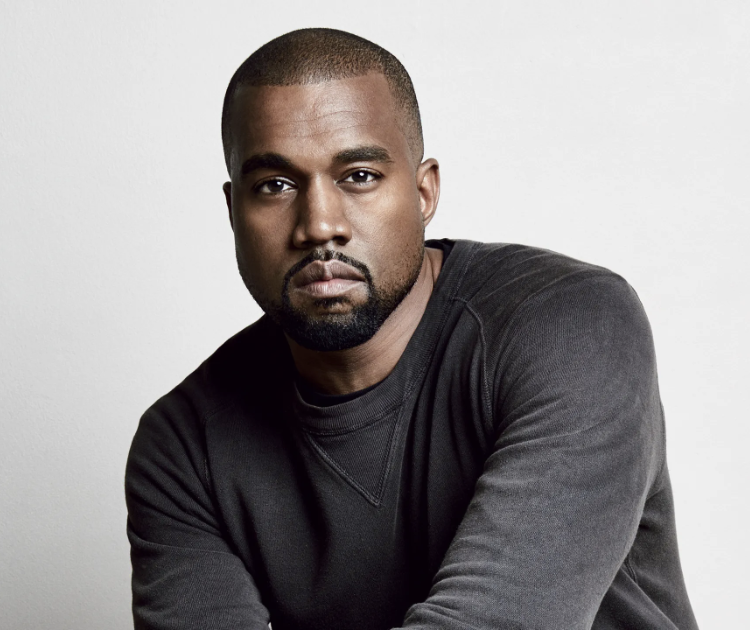
#> input picture filename.jpeg, 750 x 630 px
$ python threshold_func.py
#> lines starting #> are read from the running program, lines starting #| are printed output that depends on the picture; after the words box and inside, x2 and y2 are one past the last pixel; in counts of white or black regions, pixels touching at a corner belong together
import cv2

# Image load karna (Grayscale mein zaroori hai)
img = cv2.imread("filename.jpeg", cv2.IMREAD_GRAYSCALE)
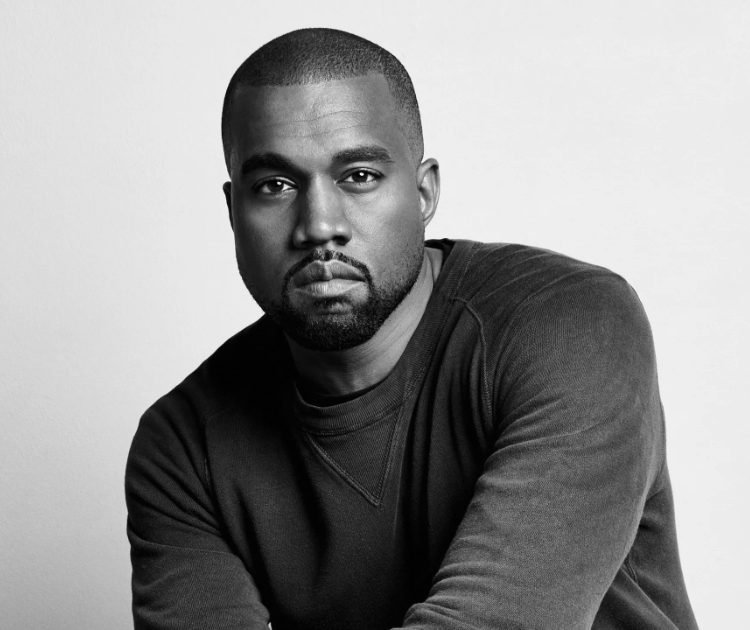
#> img: shape (630, 750); min 1, max 247, mean 147

# cv2.threshold syntax: (src, thresh_value, max_value, type)
# ret: Optimal threshold value (is case mein wahi return karega jo aapne 120 diya hai)
# thresh_img: Output binary image
ret, thresh_img = cv2.threshold(img, 120, 255, cv2.THRESH_BINARY)
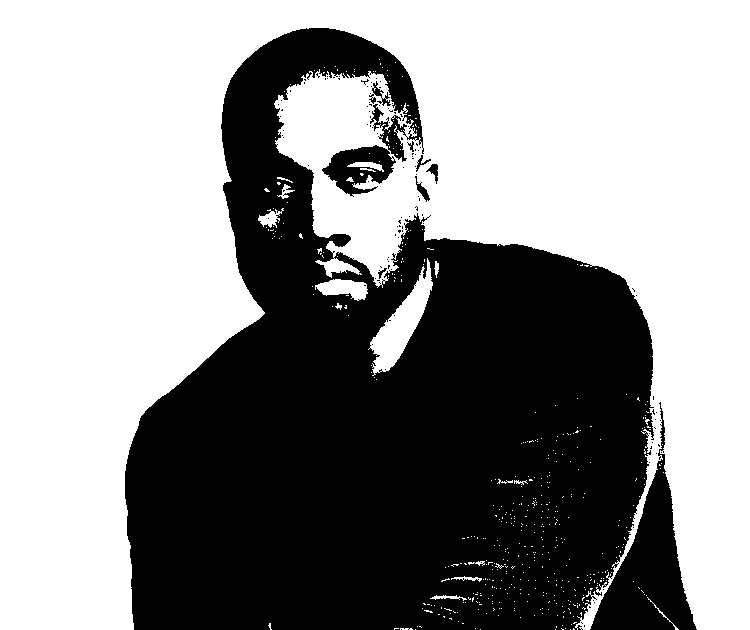
#> thresh_img: shape (630, 750); 57.1% white; 119 black regions (111 under 20 px), largest, box (x1, y1, x2, y2) and area: (125, 28, 654, 630) 193290, (590, 402, 697, 630) 8628, (369, 81, 391, 106) 176

cv2.imshow("Original Image", img)
cv2.imshow("Thresholded Image", thresh_img)
cv2.waitKey(0)
cv2.destroyAllWindows()
"""
THRESHOLDING:
Thresholding ek image segmentation technique hai jisme hum image ko simplify karte hain.
Iska maqsad background aur foreground (object) ko alag karna hota hai pixels ko
sirf do values (0 ya 255) mein convert karke.
Aapne Threshold Value 120 set ki hai. Computer har pixel ko aise check karega:
1. Agar Pixel Value < 120 (e.g., 90 or 50) -> Result: 0 (Black)
2. Agar Pixel Value > 120 (e.g., 130 or 180) -> Result: 255 (White)
"""
